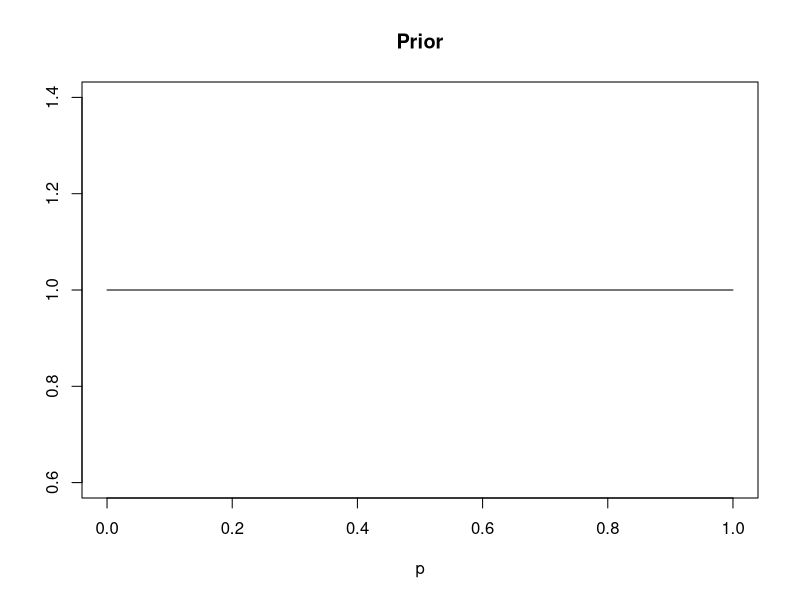
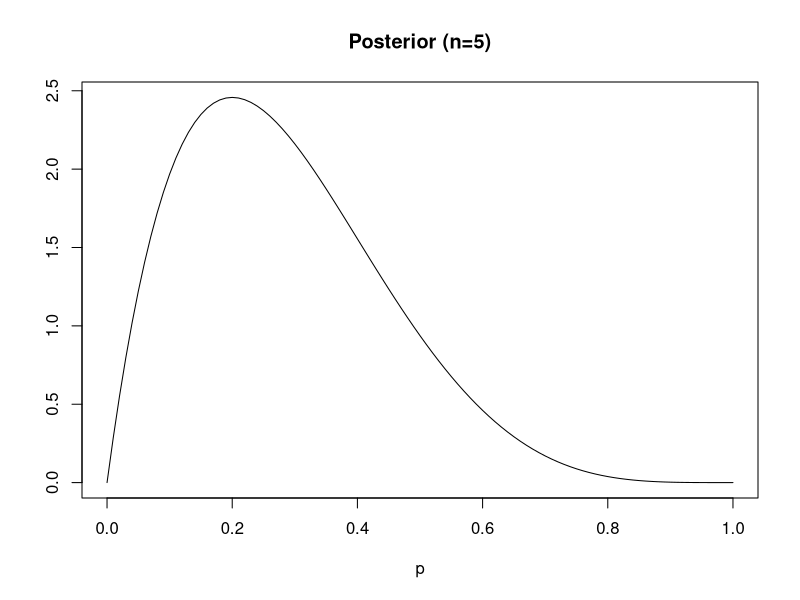
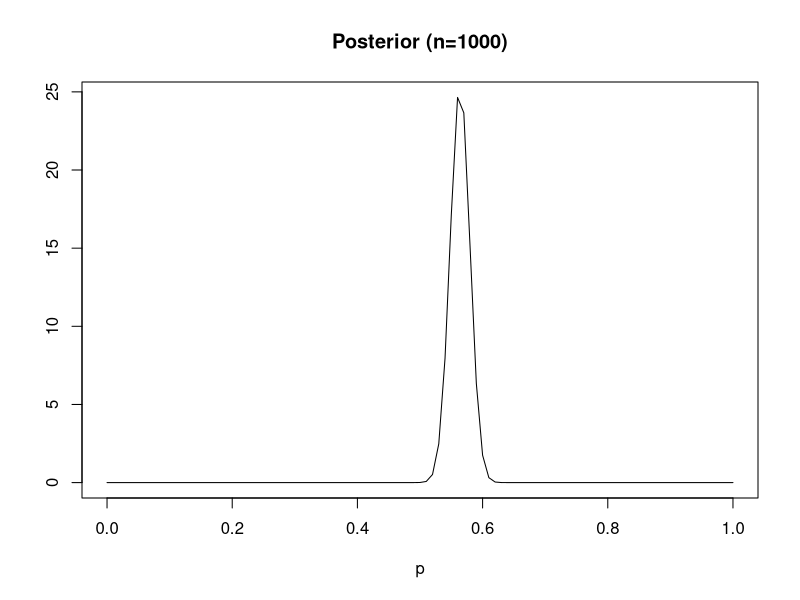
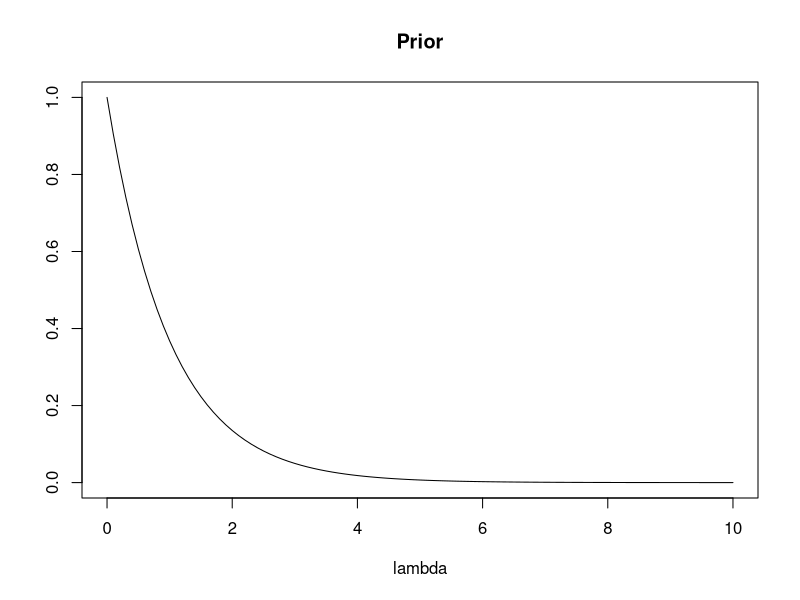
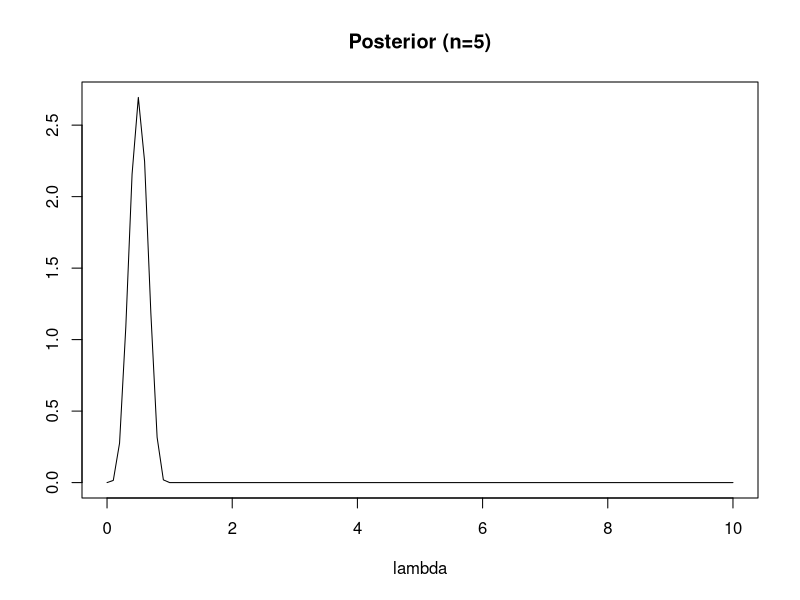
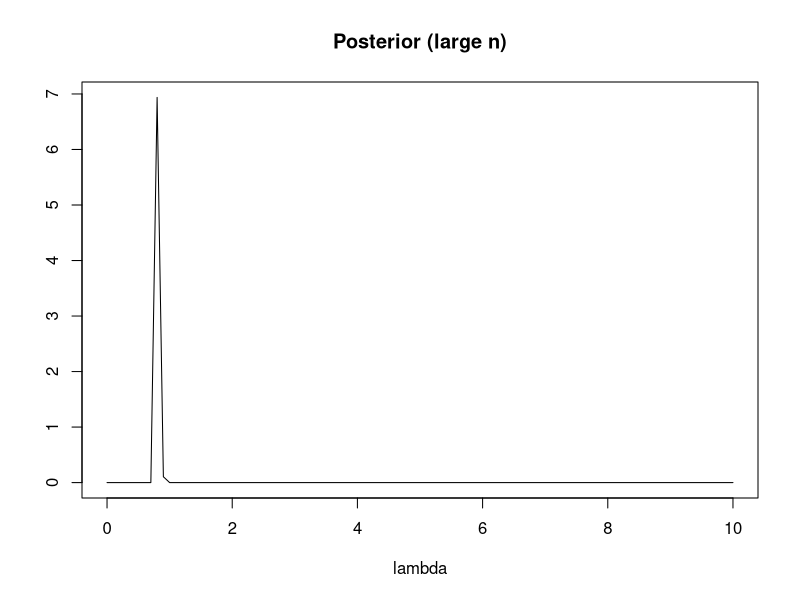
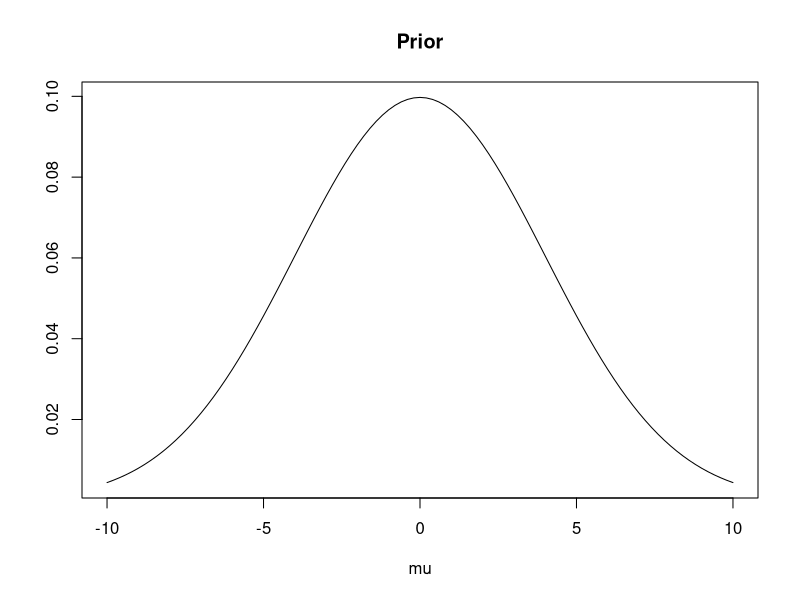
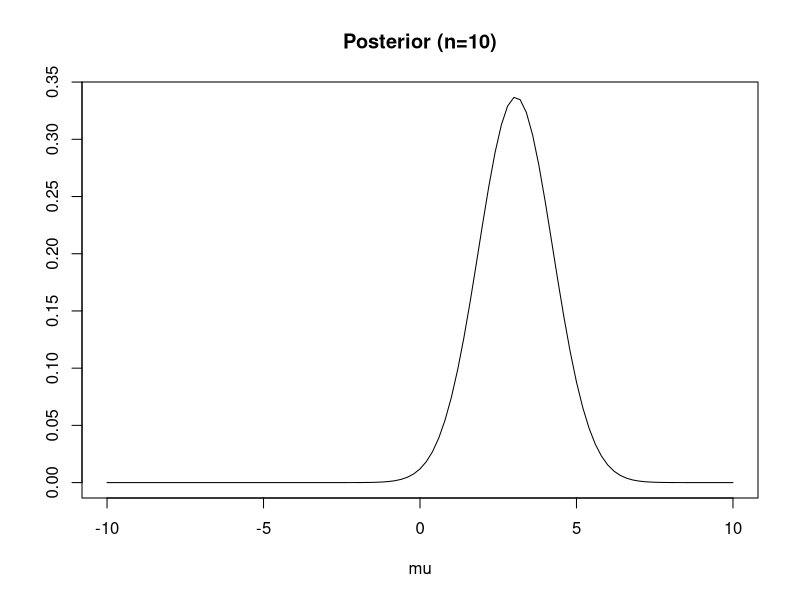

Source code (R) for these figures, in order:
## ---- chunk 1
set.seed(42)
## ---- chunk 2
alpha_prior <- 1
beta_prior <- 1

curve(dbeta(x,alpha_prior,beta_prior),from=0,to=1,xlab="p",ylab="",main='Prior')
## ---- chunk 3
X <- c(0, 0, 0, 0, 1)
n <- length(X)
alpha_post <- alpha_prior + n * mean(X)
beta_post <- beta_prior + n - n*mean(X)

curve(dbeta(x,alpha_post,beta_post),from=0,to=1,xlab="p",ylab="",main='Posterior (n=5)')
## ---- chunk 4
X <- rbinom(1, 1000, 0.55)
n <- 1000
alpha_post <- alpha_prior + X[1]
beta_post <- beta_prior + n - X[1]

curve(dbeta(x,alpha_post,beta_post),from=0,to=1,xlab="p",ylab="",main='Posterior (n=1000)')
## ---- chunk 5
alpha_prior <- 1
beta_prior <- 1

curve(dgamma(x,alpha_prior,beta_prior),from=0,to=10,xlab="lambda",ylab="",main='Prior')
## ---- chunk 6
X <- c(0.1, 0.5, 0.1, 0.2, 4)
n <- length(X)
alpha_post <- alpha_prior + n
beta_post <- beta_prior + sum(X)

curve(dbeta(x,alpha_post,beta_post),from=0,to=10,xlab="lambda",ylab="",main='Posterior (n=5)')
## ---- chunk 7
X <- seq(0.1, 0.3, 0.001)
n <- length(X)
alpha_post <- alpha_prior + n
beta_post <- beta_prior + sum(X)

curve(dbeta(x,alpha_post,beta_post),from=0,to=10,xlab="lambda",ylab="",main='Posterior (large n)')
## ---- chunk 8
mu_prior <- 0
sig_prior <- 4

curve(dnorm(x,mu_prior,sig_prior),from=-10,to=10,xlab="mu",ylab="",main='Prior')
## ---- chunk 9
X <- rnorm(10, 0, 4)
print(mean(X))
n <- length(X)
sigma_post <- (n / sd(X)^2 + 1 / sig_prior^2) ^ -1
mu_post <-  sigma_post * (n * mean(X) / sd(X)^2 + mu_prior / sig_prior^2)

curve(dnorm(x,mu_post,sigma_post),from=-10,to=10,xlab="mu",ylab="",main='Posterior (n=10)')
## ---- chunk 10
X <- rnorm(1000, 0, 4)
print(mean(X))
n <- length(X)
sigma_post <- (n / sd(X)^2 + 1 / sig_prior^2) ^ -1
mu_post <-  sigma_post * (n * mean(X) / sd(X)^2 + mu_prior / sig_prior^2)

curve(dnorm(x,mu_post,sigma_post),from=-10,to=10,xlab="mu",ylab="",main='Posterior (n=1000)')
